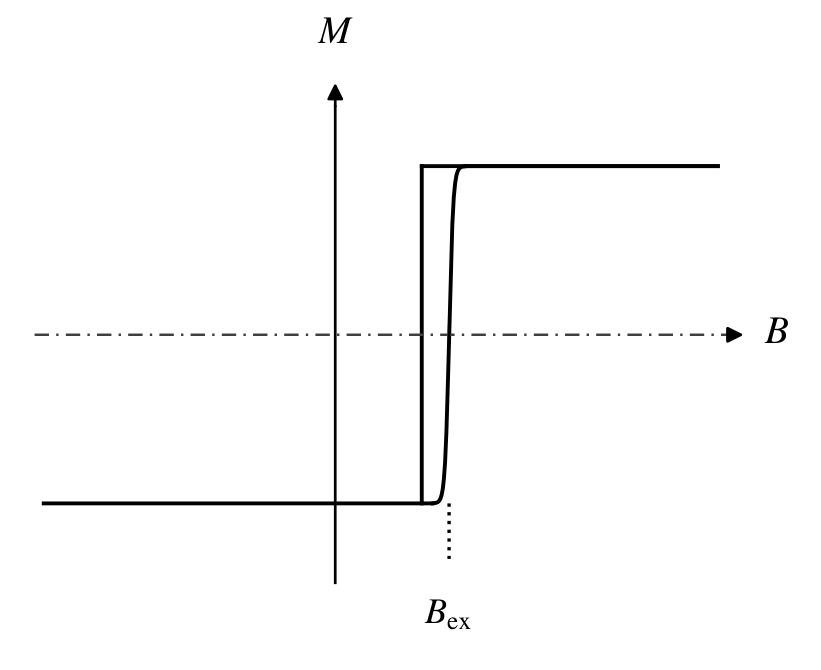

Write Python code to recreate this figure.
# -*- coding: utf-8 -*-
# 图 8.21 被交换各向异性（exchange bias）沿 +B 方向移动的磁滞回线：
# 回线右移，上升支位于 B>0 处，B_ex 由点线引出
import sys
sys.path.insert(0, r'E:\AI整理书籍\磁学\book\fig_src')
import numpy as np
import matplotlib.pyplot as plt
from mplstyle import new_fig, save_fig

fig, ax = new_fig(3.8, 3.1)

Ms = 0.85
Bu, Bd = 1.25, 0.95          # ascending / descending switching fields
w = 0.045

# ascending branch: -Ms plateau -> sigmoid rise at Bu -> +Ms plateau
x1 = np.linspace(-3.2, Bu - 4 * w, 60)
x2 = np.linspace(Bu - 4 * w, Bu + 4 * w, 200)
x3 = np.linspace(Bu + 4 * w, 4.2, 60)
ax.plot(x1, -Ms * np.ones_like(x1), 'k-', lw=1.3)
ax.plot(x2, Ms * np.tanh((x2 - Bu) / w), 'k-', lw=1.3)
ax.plot(x3, Ms * np.ones_like(x3), 'k-', lw=1.3)
# descending branch: +Ms plateau out to the right, drop at Bd
ax.plot([Bd, 4.2], [Ms, Ms], 'k-', lw=1.3)
ax.plot([Bd, Bd], [-Ms, Ms], 'k-', lw=1.3)

# M = 0 baseline (dashed) doubling as the B axis, with arrow
ax.plot([-3.3, 4.35], [0, 0], ls=(0, (6, 3, 1, 3)), color='0.25', lw=0.8)
ax.annotate('', xy=(4.55, 0), xytext=(4.25, 0),
            arrowprops=dict(arrowstyle='-|>', lw=0.9, color='k'))
ax.text(4.72, 0, r'$B$', fontsize=13, va='center', ha='left')
# M axis
ax.plot([0, 0], [-1.25, 1.15], 'k-', lw=0.9)
ax.annotate('', xy=(0, 1.3), xytext=(0, 1.12),
            arrowprops=dict(arrowstyle='-|>', lw=0.9, color='k'))
ax.text(0, 1.42, r'$M$', fontsize=13, ha='center', va='bottom')

# B_ex marker
ax.plot([Bu, Bu], [-Ms, -1.13], ':', color='k', lw=1.1)
ax.plot([Bu, Bu], [-0.045, 0.045], 'k-', lw=0.8)
ax.text(Bu, -1.33, r'$B_{\mathrm{ex}}$', fontsize=12, ha='center', va='top')

ax.set_xlim(-3.5, 5.15)
ax.set_ylim(-1.62, 1.62)
ax.axis('off')

fig.subplots_adjust(left=0.02, right=0.98, bottom=0.02, top=0.98)
save_fig(fig, 'ch8', 'fig8_21')
